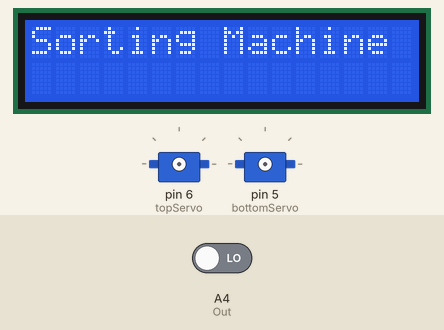
A sketch run on a simulated Arduino Uno, built with avr-gcc and run on an emulated ATmega328P. Shown: 16×2 character LCD, 2 × servo. Inputs (shaded band) come from the test bench; at power-on: A4 (Out) LOW. What the sketch prints to the serial monitor is not drawn.

Above: at 0.1 s.
At 9.0 s:
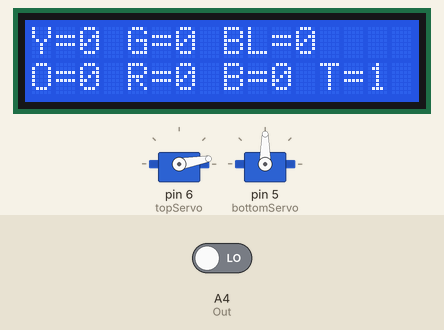
At 18.5 s:
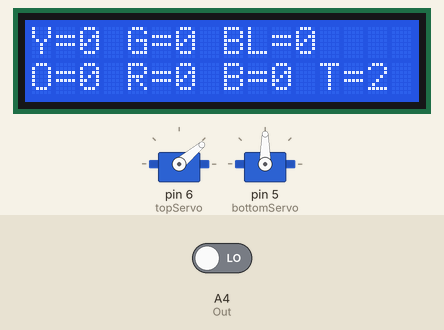
At 33.4 s:
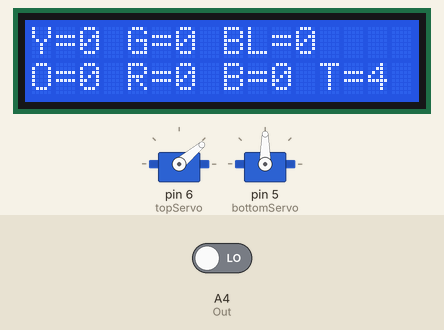
Timing chart, 0 to 40.0 s (numbered marks = the images above):
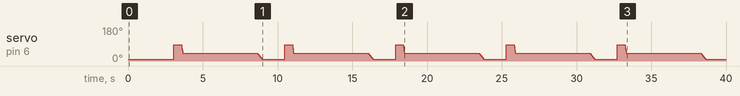

Measured:
- by itself, servo on pin 6 (topServo): ramps from 86° to 10° and jumps back, once every 7.4 s

The sketch:

sketch_apr03a.ino
```cpp
#include <Servo.h>
#include <LiquidCrystal.h>
const int rs = 13, en = 12, d4 = 11, d5 = 10, d6 = 9, d7 = 8;
LiquidCrystal lcd(rs, en, d4, d5, d6, d7);

int S0= A0;
int S1= A1;
int S2= A2;
int S3= A3;
int Out= A4;


Servo topServo;
Servo bottomServo;

int frequency = 0;
void setup() {
   lcd.begin(16, 2);
   lcd.setCursor(0,0);
   lcd.print("Sorting Machine");
   delay(1500);
   lcd.clear();
  pinMode(S0, OUTPUT);
  pinMode(S1, OUTPUT);
  pinMode(S2, OUTPUT);
  pinMode(S3, OUTPUT);
  pinMode(Out, INPUT);

  digitalWrite(S0, HIGH);
  digitalWrite(S1, LOW);

  topServo.attach(6);
  bottomServo.attach(5);

  Serial.begin(9600);
}
int GREEN=0;
int YELLOW=0;
int RED=0;
int BROWN=0;
int BLUE=0;
int ORANGE=0;
int TRASH=0;
int r;
void loop()
{


  topServo.write(10);
  delay(1500);
  topServo.write(86);
  delay(500);


  for(int i=86; i>=40; i--) {
      topServo.write(i);
      delay(2);}
    delay(500);
    digitalWrite(S2, LOW);
  digitalWrite(S3, LOW);
  frequency = pulseIn(Out, HIGH);
  int R = frequency;
  Serial.print("R=");
  Serial.print(frequency);
  Serial.print("  ");
  delay(500);

  digitalWrite(S2, HIGH);
  digitalWrite(S3, HIGH);
  frequency = pulseIn(Out, HIGH);
  int G = frequency;
  Serial.print("G=");
  Serial.print(frequency);
  Serial.print("  ");
  delay(500);
  digitalWrite(S2, LOW);
  digitalWrite(S3, HIGH);
  frequency = pulseIn(Out, HIGH);
  int B = frequency;
  Serial.print("B=");
  Serial.print(frequency);
  Serial.println("  ");
  delay(500);

  if (R>=78 & R<=85 & G>=100 & G<=110)
   {
    bottomServo.write(12);
    BROWN++;
   }
  else if (G>=80 & G<=92)
   {
    bottomServo.write(25);
    GREEN++;
   }
  else if (B>=70 & B<=83)
   {
    bottomServo.write(38);
    BLUE++;
   }
  else if (R>=60 & R<=64)
   {
    bottomServo.write(51);
    ORANGE++;
   }
  else if (R>=50 & R<59)
   {
    bottomServo.write(64);
    YELLOW++;
   }
  else if(R>=66 & R<=72)
   {
    bottomServo.write(77);
    RED++;
   }
  else
   {
    bottomServo.write(90);
    TRASH++;
   }

  for(int i=40; i>=10; i--)
    {
      topServo.write(i);
      delay(10);
    }

        lcd.setCursor(0,0);
        lcd.print("Y=");
        lcd.print(YELLOW);
        lcd.setCursor(4,0);
        lcd.print("G=");
        lcd.print(GREEN);
        lcd.setCursor(8,0);
        lcd.print("BL=");
        lcd.print(BLUE);
        lcd.setCursor(0,1);
        lcd.print("O=");
        lcd.print(ORANGE);
        lcd.setCursor(4,1);
        lcd.print("R=");
        lcd.print(RED);
        lcd.setCursor(8,1);
        lcd.print("B=");
        lcd.print(BROWN);
        lcd.setCursor(12,1);
        lcd.print("T=");
        lcd.print(TRASH);


}
```
